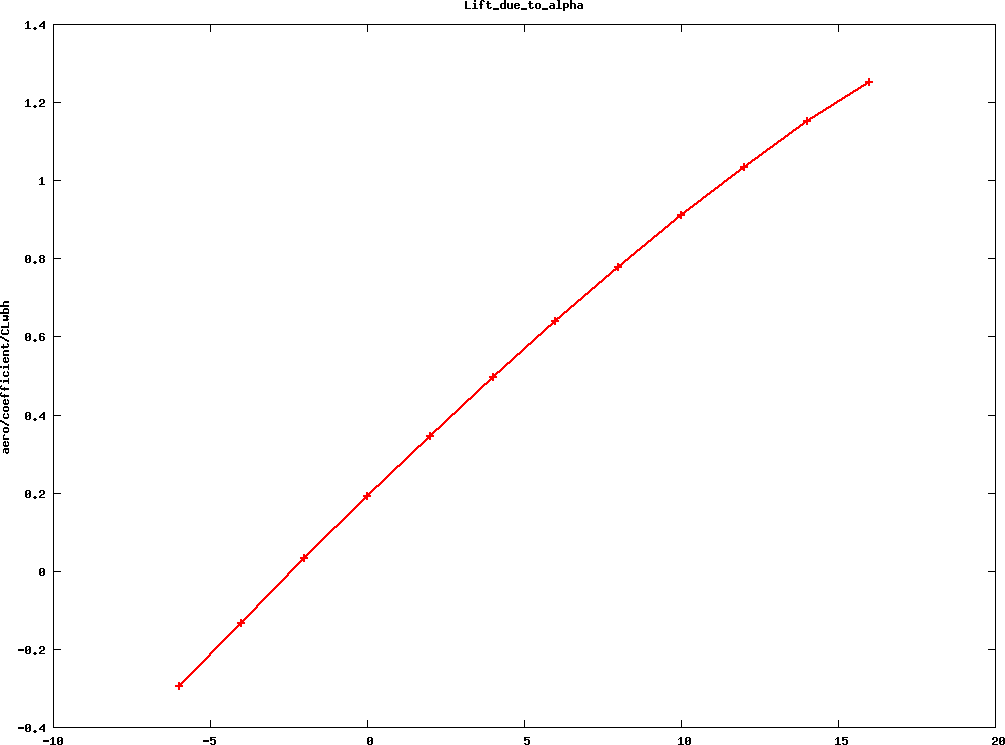

Here is the gnuplot script that generated this plot:
#! gnuplot 
set title "Lift_due_to_alpha"
set xlabel ""
set ylabel "aero/coefficient/CLwbh"
set term png medium size 1024,768 crop
unset key

set out 'Lift_due_to_alpha.png'
plot \
'Lift_due_to_alpha.dat' w linespoints lw 2
set out
set term png medium size 1024,768 crop
